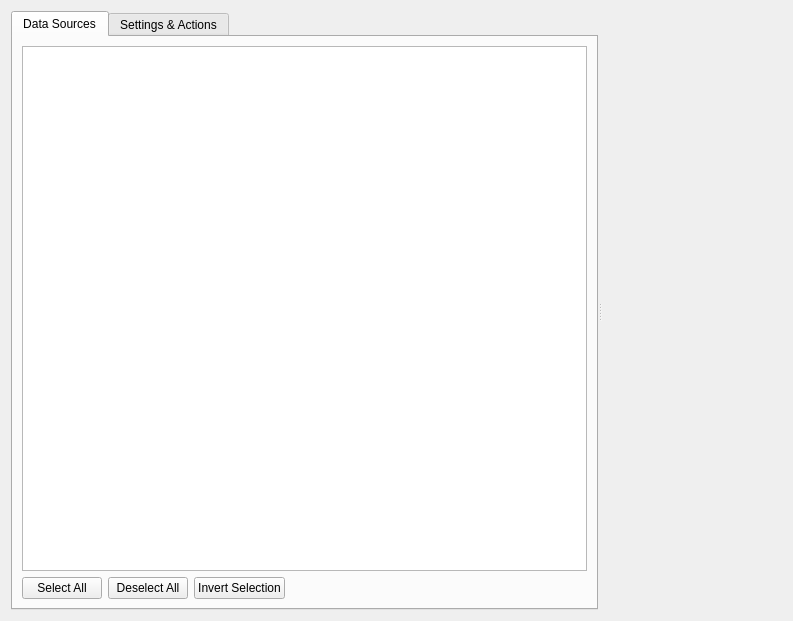
<?xml version="1.0" encoding="UTF-8"?>
<ui version="4.0">
 <class>TableWidget</class>
 <widget class="QWidget" name="TableWidget">
  <property name="geometry">
   <rect>
    <x>0</x>
    <y>0</y>
    <width>793</width>
    <height>621</height>
   </rect>
  </property>
  <property name="windowTitle">
   <string>Form</string>
  </property>
  <layout class="QHBoxLayout" name="horizontalLayout">
   <item>
    <widget class="QSplitter" name="splitter">
     <property name="orientation">
      <enum>Qt::Horizontal</enum>
     </property>
     <widget class="QTabWidget" name="tabWidget">
      <property name="currentIndex">
       <number>0</number>
      </property>
      <widget class="QWidget" name="tabWidgetPage1">
       <attribute name="title">
        <string>Data Sources</string>
       </attribute>
       <layout class="QHBoxLayout" name="horizontalLayout_3">
        <item>
         <layout class="QVBoxLayout" name="verticalLayout_3">
          <item>
           <widget class="QTableView" name="dataSourceTableView"/>
          </item>
          <item>
           <layout class="QHBoxLayout" name="horizontalLayout_2">
            <item>
             <widget class="QPushButton" name="buttonSelectAll">
              <property name="text">
               <string>Select All</string>
              </property>
             </widget>
            </item>
            <item>
             <widget class="QPushButton" name="buttonDeselectAll">
              <property name="text">
               <string>Deselect All</string>
              </property>
             </widget>
            </item>
            <item>
             <widget class="QPushButton" name="buttonInvertSelection">
              <property name="text">
               <string>Invert Selection</string>
              </property>
             </widget>
            </item>
            <item>
             <spacer name="horizontalSpacer">
              <property name="orientation">
               <enum>Qt::Horizontal</enum>
              </property>
              <property name="sizeHint" stdset="0">
               <size>
                <width>40</width>
                <height>20</height>
               </size>
              </property>
             </spacer>
            </item>
           </layout>
          </item>
         </layout>
        </item>
       </layout>
      </widget>
      <widget class="QWidget" name="tabWidgetPage2">
       <attribute name="title">
        <string>Settings &amp;&amp; Actions</string>
       </attribute>
       <layout class="QVBoxLayout" name="verticalLayout_5">
        <item>
         <layout class="QVBoxLayout" name="verticalLayout_4">
          <item>
           <widget class="QGroupBox" name="groupBox_GeneralSettings">
            <property name="title">
             <string>Settings</string>
            </property>
            <layout class="QVBoxLayout" name="verticalLayout">
             <item>
              <widget class="QCheckBox" name="checkBoxShowUnits">
               <property name="text">
                <string>Show Units in Table Headers</string>
               </property>
               <property name="checked">
                <bool>true</bool>
               </property>
              </widget>
             </item>
             <item>
              <widget class="QCheckBox" name="checkBoxOrientation">
               <property name="text">
                <string>Switch rows vs. columns</string>
               </property>
              </widget>
             </item>
            </layout>
           </widget>
          </item>
          <item>
           <widget class="QGroupBox" name="groupBox_Coloring">
            <property name="title">
             <string>Coloring</string>
            </property>
            <property name="checkable">
             <bool>true</bool>
            </property>
            <property name="checked">
             <bool>false</bool>
            </property>
            <layout class="QGridLayout" name="gridLayout">
             <item row="0" column="0">
              <widget class="QLabel" name="label_Coloring_Threshold">
               <property name="sizePolicy">
                <sizepolicy hsizetype="Preferred" vsizetype="Preferred">
                 <horstretch>5</horstretch>
                 <verstretch>0</verstretch>
                </sizepolicy>
               </property>
               <property name="text">
                <string> Threshold</string>
               </property>
              </widget>
             </item>
             <item row="0" column="1">
              <widget class="QDoubleSpinBox" name="doubleSpinBox_Coloring_Threshold">
               <property name="sizePolicy">
                <sizepolicy hsizetype="MinimumExpanding" vsizetype="Fixed">
                 <horstretch>1</horstretch>
                 <verstretch>0</verstretch>
                </sizepolicy>
               </property>
               <property name="wrapping">
                <bool>false</bool>
               </property>
               <property name="buttonSymbols">
                <enum>QAbstractSpinBox::UpDownArrows</enum>
               </property>
               <property name="accelerated">
                <bool>true</bool>
               </property>
               <property name="decimals">
                <number>5</number>
               </property>
               <property name="minimum">
                <double>-1.000000000000000</double>
               </property>
               <property name="maximum">
                <double>1.000000000000000</double>
               </property>
               <property name="singleStep">
                <double>0.010000000000000</double>
               </property>
              </widget>
             </item>
             <item row="0" column="3">
              <widget class="QSpinBox" name="spinBox_Coloring_Exponent">
               <property name="sizePolicy">
                <sizepolicy hsizetype="Maximum" vsizetype="Fixed">
                 <horstretch>0</horstretch>
                 <verstretch>0</verstretch>
                </sizepolicy>
               </property>
               <property name="accelerated">
                <bool>true</bool>
               </property>
               <property name="prefix">
                <string/>
               </property>
               <property name="minimum">
                <number>-99</number>
               </property>
               <property name="value">
                <number>0</number>
               </property>
              </widget>
             </item>
             <item row="0" column="2">
              <widget class="QLabel" name="label">
               <property name="sizePolicy">
                <sizepolicy hsizetype="Maximum" vsizetype="Preferred">
                 <horstretch>0</horstretch>
                 <verstretch>0</verstretch>
                </sizepolicy>
               </property>
               <property name="text">
                <string>   E</string>
               </property>
              </widget>
             </item>
            </layout>
           </widget>
          </item>
          <item>
           <widget class="QGroupBox" name="groupBox_Actions">
            <property name="title">
             <string>Actions</string>
            </property>
            <layout class="QVBoxLayout" name="verticalLayout_2">
             <item>
              <widget class="QPushButton" name="buttonSaveTable">
               <property name="text">
                <string>Save Data...</string>
               </property>
              </widget>
             </item>
             <item>
              <widget class="QPushButton" name="buttonSetExperimentalData">
               <property name="text">
                <string>Add Data to Data Browser</string>
               </property>
               <property name="flat">
                <bool>false</bool>
               </property>
              </widget>
             </item>
            </layout>
           </widget>
          </item>
          <item>
           <spacer name="verticalSpacer">
            <property name="orientation">
             <enum>Qt::Vertical</enum>
            </property>
            <property name="sizeHint" stdset="0">
             <size>
              <width>20</width>
              <height>40</height>
             </size>
            </property>
           </spacer>
          </item>
         </layout>
        </item>
       </layout>
      </widget>
     </widget>
     <widget class="QWidget" name="tableWrapper" native="true">
      <property name="sizePolicy">
       <sizepolicy hsizetype="Expanding" vsizetype="Expanding">
        <horstretch>0</horstretch>
        <verstretch>0</verstretch>
       </sizepolicy>
      </property>
     </widget>
    </widget>
   </item>
  </layout>
  <action name="actionSave">
   <property name="text">
    <string>Save</string>
   </property>
   <property name="toolTip">
    <string>Save the current plot.</string>
   </property>
  </action>
  <action name="actionAddToExperimentalData">
   <property name="text">
    <string>Add Data to Experimental Data</string>
   </property>
   <property name="toolTip">
    <string>Adds the currently displayed data and adds it to the experimental data. This is usually only useful if you want to want to use simulation results (which can then be perturbed) as input for other tools like parameter value estimation.</string>
   </property>
  </action>
  <action name="actionSelectAll">
   <property name="text">
    <string>Select All</string>
   </property>
   <property name="toolTip">
    <string>Select All Data Sources</string>
   </property>
  </action>
  <action name="actionDeselectAll">
   <property name="text">
    <string>Deselect All</string>
   </property>
   <property name="toolTip">
    <string>Deselect All Data Sources</string>
   </property>
  </action>
  <action name="actionInvertSelection">
   <property name="text">
    <string>Invert Selection</string>
   </property>
   <property name="toolTip">
    <string>Invert the Current Selection of Data Sources</string>
   </property>
  </action>
 </widget>
 <resources/>
 <connections>
  <connection>
   <sender>buttonSetExperimentalData</sender>
   <signal>clicked()</signal>
   <receiver>actionAddToExperimentalData</receiver>
   <slot>trigger()</slot>
   <hints>
    <hint type="sourcelabel">
     <x>71</x>
     <y>231</y>
    </hint>
    <hint type="destinationlabel">
     <x>-1</x>
     <y>-1</y>
    </hint>
   </hints>
  </connection>
  <connection>
   <sender>buttonSelectAll</sender>
   <signal>clicked()</signal>
   <receiver>actionSelectAll</receiver>
   <slot>trigger()</slot>
   <hints>
    <hint type="sourcelabel">
     <x>59</x>
     <y>585</y>
    </hint>
    <hint type="destinationlabel">
     <x>-1</x>
     <y>-1</y>
    </hint>
   </hints>
  </connection>
  <connection>
   <sender>buttonDeselectAll</sender>
   <signal>clicked()</signal>
   <receiver>actionDeselectAll</receiver>
   <slot>trigger()</slot>
   <hints>
    <hint type="sourcelabel">
     <x>140</x>
     <y>585</y>
    </hint>
    <hint type="destinationlabel">
     <x>-1</x>
     <y>-1</y>
    </hint>
   </hints>
  </connection>
  <connection>
   <sender>buttonInvertSelection</sender>
   <signal>clicked()</signal>
   <receiver>actionInvertSelection</receiver>
   <slot>trigger()</slot>
   <hints>
    <hint type="sourcelabel">
     <x>225</x>
     <y>585</y>
    </hint>
    <hint type="destinationlabel">
     <x>-1</x>
     <y>-1</y>
    </hint>
   </hints>
  </connection>
  <connection>
   <sender>buttonSaveTable</sender>
   <signal>clicked()</signal>
   <receiver>actionSave</receiver>
   <slot>trigger()</slot>
   <hints>
    <hint type="sourcelabel">
     <x>312</x>
     <y>213</y>
    </hint>
    <hint type="destinationlabel">
     <x>-1</x>
     <y>-1</y>
    </hint>
   </hints>
  </connection>
 </connections>
</ui>
